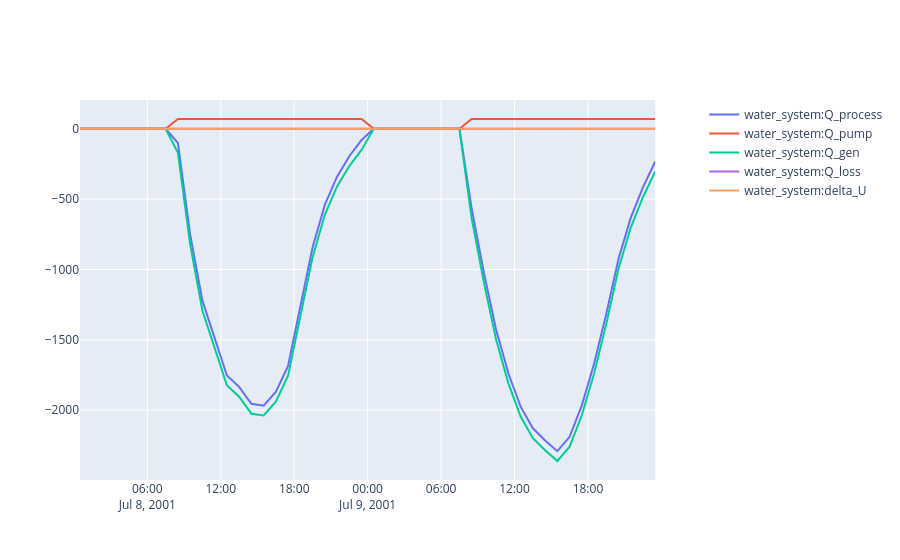

This figure's notebook cell:
### Code cell
sim.plot(pro.dates(),[Q_process,Q_pump,Q_gen,Q_loss,delta_U],interval=["07/08/2001","07/10/2001"])
